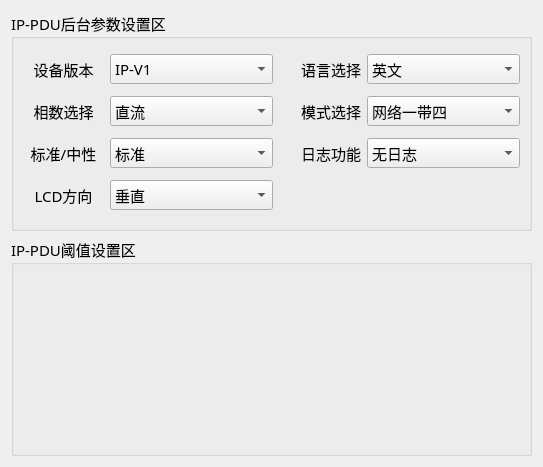
<?xml version="1.0" encoding="UTF-8"?>
<ui version="4.0">
 <class>Set_IpWid</class>
 <widget class="QWidget" name="Set_IpWid">
  <property name="geometry">
   <rect>
    <x>0</x>
    <y>0</y>
    <width>543</width>
    <height>467</height>
   </rect>
  </property>
  <property name="windowTitle">
   <string>Form</string>
  </property>
  <layout class="QGridLayout" name="gridLayout_2">
   <item row="0" column="0">
    <widget class="QGroupBox" name="groupBox_2">
     <property name="font">
      <font>
       <family>微软雅黑</family>
       <pointsize>11</pointsize>
      </font>
     </property>
     <property name="title">
      <string>IP-PDU后台参数设置区</string>
     </property>
     <layout class="QGridLayout" name="gridLayout">
      <item row="0" column="0">
       <widget class="QLabel" name="label_12">
        <property name="text">
         <string>设备版本</string>
        </property>
        <property name="alignment">
         <set>Qt::AlignCenter</set>
        </property>
       </widget>
      </item>
      <item row="0" column="1" colspan="2">
       <widget class="QComboBox" name="ipTypeBox">
        <property name="minimumSize">
         <size>
          <width>120</width>
          <height>30</height>
         </size>
        </property>
        <item>
         <property name="text">
          <string>IP-V1</string>
         </property>
        </item>
        <item>
         <property name="text">
          <string>IP-V3</string>
         </property>
        </item>
       </widget>
      </item>
      <item row="0" column="3">
       <widget class="QLabel" name="label_2">
        <property name="text">
         <string>语言选择</string>
        </property>
        <property name="alignment">
         <set>Qt::AlignRight|Qt::AlignTrailing|Qt::AlignVCenter</set>
        </property>
       </widget>
      </item>
      <item row="0" column="4">
       <widget class="QComboBox" name="languageBox">
        <property name="minimumSize">
         <size>
          <width>120</width>
          <height>30</height>
         </size>
        </property>
        <item>
         <property name="text">
          <string>英文</string>
         </property>
        </item>
        <item>
         <property name="text">
          <string>中文</string>
         </property>
        </item>
       </widget>
      </item>
      <item row="1" column="0">
       <widget class="QLabel" name="label_7">
        <property name="text">
         <string>相数选择</string>
        </property>
        <property name="alignment">
         <set>Qt::AlignCenter</set>
        </property>
       </widget>
      </item>
      <item row="1" column="1" colspan="2">
       <widget class="QComboBox" name="lineBox">
        <property name="minimumSize">
         <size>
          <width>120</width>
          <height>30</height>
         </size>
        </property>
        <item>
         <property name="text">
          <string>直流</string>
         </property>
        </item>
        <item>
         <property name="text">
          <string>单相</string>
         </property>
        </item>
        <item>
         <property name="text">
          <string>两路</string>
         </property>
        </item>
        <item>
         <property name="text">
          <string>三相</string>
         </property>
        </item>
       </widget>
      </item>
      <item row="1" column="3">
       <widget class="QLabel" name="label_3">
        <property name="text">
         <string>模式选择</string>
        </property>
        <property name="alignment">
         <set>Qt::AlignRight|Qt::AlignTrailing|Qt::AlignVCenter</set>
        </property>
       </widget>
      </item>
      <item row="1" column="4">
       <widget class="QComboBox" name="ipModeBox">
        <property name="minimumSize">
         <size>
          <width>120</width>
          <height>30</height>
         </size>
        </property>
        <item>
         <property name="text">
          <string>网络一带四</string>
         </property>
        </item>
        <item>
         <property name="text">
          <string>Modbus RTU 级联</string>
         </property>
        </item>
       </widget>
      </item>
      <item row="2" column="0">
       <widget class="QLabel" name="label_8">
        <property name="text">
         <string>标准/中性</string>
        </property>
        <property name="alignment">
         <set>Qt::AlignCenter</set>
        </property>
       </widget>
      </item>
      <item row="2" column="1" colspan="2">
       <widget class="QComboBox" name="sBox">
        <property name="minimumSize">
         <size>
          <width>120</width>
          <height>30</height>
         </size>
        </property>
        <item>
         <property name="text">
          <string>标准</string>
         </property>
        </item>
        <item>
         <property name="text">
          <string>中性</string>
         </property>
        </item>
        <item>
         <property name="text">
          <string>定制</string>
         </property>
        </item>
       </widget>
      </item>
      <item row="2" column="3">
       <widget class="QLabel" name="label_11">
        <property name="text">
         <string>日志功能</string>
        </property>
        <property name="alignment">
         <set>Qt::AlignRight|Qt::AlignTrailing|Qt::AlignVCenter</set>
        </property>
       </widget>
      </item>
      <item row="2" column="4">
       <widget class="QComboBox" name="logBox">
        <property name="minimumSize">
         <size>
          <width>120</width>
          <height>30</height>
         </size>
        </property>
        <item>
         <property name="text">
          <string>无日志</string>
         </property>
        </item>
        <item>
         <property name="text">
          <string>带日志</string>
         </property>
        </item>
       </widget>
      </item>
      <item row="3" column="0">
       <widget class="QLabel" name="label_9">
        <property name="text">
         <string>LCD方向</string>
        </property>
        <property name="alignment">
         <set>Qt::AlignCenter</set>
        </property>
       </widget>
      </item>
      <item row="3" column="3" colspan="2">
       <spacer name="horizontalSpacer">
        <property name="orientation">
         <enum>Qt::Horizontal</enum>
        </property>
        <property name="sizeHint" stdset="0">
         <size>
          <width>241</width>
          <height>27</height>
         </size>
        </property>
       </spacer>
      </item>
      <item row="3" column="1" colspan="2">
       <widget class="QComboBox" name="lcdBox">
        <property name="minimumSize">
         <size>
          <width>120</width>
          <height>30</height>
         </size>
        </property>
        <item>
         <property name="text">
          <string>垂直</string>
         </property>
        </item>
        <item>
         <property name="text">
          <string>水平</string>
         </property>
        </item>
        <item>
         <property name="text">
          <string>垂直（翻转）</string>
         </property>
        </item>
        <item>
         <property name="text">
          <string>水平（翻转）</string>
         </property>
        </item>
       </widget>
      </item>
     </layout>
    </widget>
   </item>
   <item row="1" column="0">
    <widget class="QGroupBox" name="groupBox">
     <property name="minimumSize">
      <size>
       <width>420</width>
       <height>0</height>
      </size>
     </property>
     <property name="font">
      <font>
       <family>微软雅黑</family>
       <pointsize>11</pointsize>
      </font>
     </property>
     <property name="title">
      <string>IP-PDU阈值设置区</string>
     </property>
    </widget>
   </item>
  </layout>
 </widget>
 <resources/>
 <connections/>
</ui>
